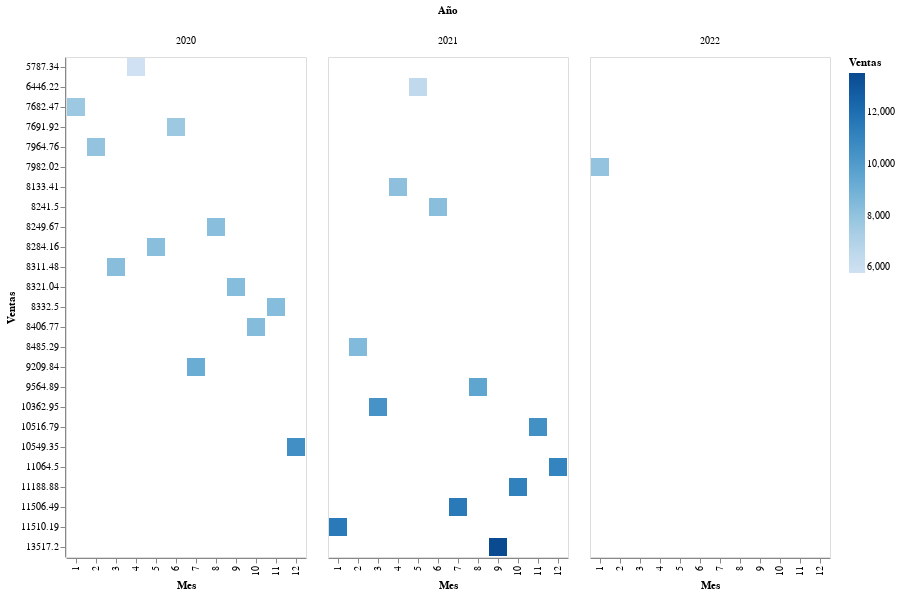

Notebook code for this chart:
### Code cell
alt.Chart(ventas_mes_dia).mark_bar().encode(
    x='Mes:O',
    y='Ventas:O',
    column='Año:O',
    color='Ventas:Q'
)

### Figure 1 — Vega-Lite specification as saved in the notebook (floating-point values rounded to 4 significant figures)
{"config": {"view": {"continuousWidth": 400, "continuousHeight": 300}}, "data": {"name": "data-6e567a673c9c3b0a6a293bf16d0d5f35"}, "mark": "bar", "encoding": {"color": {"field": "Ventas", "type": "quantitative"}, "column": {"field": "Año", "type": "ordinal"}, "x": {"field": "Mes", "type": "ordinal"}, "y": {"field": "Ventas", "type": "ordinal"}}, "$schema": "https://vega.github.io/schema/vega-lite/v4.17.0.json", "datasets": {"data-6e567a673c9c3b0a6a293bf16d0d5f35": [{"Mes": 1, "Año": 2020, "Ventas": 7682.0}, {"Mes": 1, "Año": 2021, "Ventas": 11510.0}, {"Mes": 1, "Año": 2022, "Ventas": 7982.0}, {"Mes": 2, "Año": 2020, "Ventas": 7965.0}, {"Mes": 2, "Año": 2021, "Ventas": 8485.0}, {"Mes": 3, "Año": 2020, "Ventas": 8311.0}, {"Mes": 3, "Año": 2021, "Ventas": 10360.0}, {"Mes": 4, "Año": 2020, "Ventas": 5787.0}, {"Mes": 4, "Año": 2021, "Ventas": 8133.0}, {"Mes": 5, "Año": 2020, "Ventas": 8284.0}, {"Mes": 5, "Año": 2021, "Ventas": 6446.0}, {"Mes": 6, "Año": 2020, "Ventas": 7692.0}, {"Mes": 6, "Año": 2021, "Ventas": 8242.0}, {"Mes": 7, "Año": 2020, "Ventas": 9210.0}, {"Mes": 7, "Año": 2021, "Ventas": 11510.0}, {"Mes": 8, "Año": 2020, "Ventas": 8250.0}, {"Mes": 8, "Año": 2021, "Ventas": 9565.0}, {"Mes": 9, "Año": 2020, "Ventas": 8321.0}, {"Mes": 9, "Año": 2021, "Ventas": 13520.0}, {"Mes": 10, "Año": 2020, "Ventas": 8407.0}, {"Mes": 10, "Año": 2021, "Ventas": 11190.0}, {"Mes": 11, "Año": 2020, "Ventas": 8332.0}, {"Mes": 11, "Año": 2021, "Ventas": 10520.0}, {"Mes": 12, "Año": 2020, "Ventas": 10550.0}, {"Mes": 12, "Año": 2021, "Ventas": 11060.0}]}}
